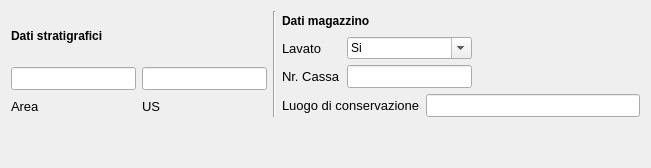
       <widget class="QWidget" name="tab_2">
        <attribute name="title">
         <string>Riferimenti stratigrafici e magazzino</string>
        </attribute>
        <layout class="QGridLayout" name="gridLayout_32">
         <item row="0" column="0">
          <layout class="QGridLayout" name="gridLayout_24">
           <item row="0" column="0" rowspan="3">
            <layout class="QGridLayout" name="gridLayout_25">
             <item row="0" column="0" colspan="2">
              <layout class="QGridLayout" name="gridLayout_26">
               <item row="0" column="0">
                <widget class="QLabel" name="label_18">
                 <property name="font">
                  <font>
                   <weight>75</weight>
                   <bold>true</bold>
                  </font>
                 </property>
                 <property name="text">
                  <string>Dati stratigrafici</string>
                 </property>
                </widget>
               </item>
               <item row="0" column="1">
                <spacer name="horizontalSpacer_14">
                 <property name="orientation">
                  <enum>Qt::Horizontal</enum>
                 </property>
                 <property name="sizeHint" stdset="0">
                  <size>
                   <width>48</width>
                   <height>20</height>
                  </size>
                 </property>
                </spacer>
               </item>
              </layout>
             </item>
             <item row="0" column="2" rowspan="2">
              <widget class="Line" name="line_4">
               <property name="orientation">
                <enum>Qt::Vertical</enum>
               </property>
              </widget>
             </item>
             <item row="1" column="0">
              <layout class="QGridLayout" name="gridLayout_27">
               <item row="0" column="0" colspan="2">
                <widget class="QLineEdit" name="lineEdit_area">
                 <property name="font">
                  <font>
                   <pointsize>10</pointsize>
                  </font>
                 </property>
                 <property name="text">
                  <string/>
                 </property>
                </widget>
               </item>
               <item row="1" column="0">
                <widget class="QLabel" name="label_37">
                 <property name="font">
                  <font>
                   <pointsize>10</pointsize>
                  </font>
                 </property>
                 <property name="text">
                  <string>Area</string>
                 </property>
                </widget>
               </item>
               <item row="1" column="1">
                <spacer name="horizontalSpacer_15">
                 <property name="orientation">
                  <enum>Qt::Horizontal</enum>
                 </property>
                 <property name="sizeHint" stdset="0">
                  <size>
                   <width>48</width>
                   <height>20</height>
                  </size>
                 </property>
                </spacer>
               </item>
              </layout>
             </item>
             <item row="1" column="1">
              <layout class="QGridLayout" name="gridLayout_28">
               <item row="0" column="0" colspan="2">
                <widget class="QLineEdit" name="lineEdit_us">
                 <property name="font">
                  <font>
                   <pointsize>10</pointsize>
                  </font>
                 </property>
                 <property name="text">
                  <string/>
                 </property>
                </widget>
               </item>
               <item row="1" column="0">
                <widget class="QLabel" name="label_38">
                 <property name="font">
                  <font>
                   <pointsize>10</pointsize>
                  </font>
                 </property>
                 <property name="text">
                  <string>US</string>
                 </property>
                </widget>
               </item>
               <item row="1" column="1">
                <spacer name="horizontalSpacer_16">
                 <property name="orientation">
                  <enum>Qt::Horizontal</enum>
                 </property>
                 <property name="sizeHint" stdset="0">
                  <size>
                   <width>38</width>
                   <height>20</height>
                  </size>
                 </property>
                </spacer>
               </item>
              </layout>
             </item>
            </layout>
           </item>
           <item row="0" column="1">
            <layout class="QGridLayout" name="gridLayout_29">
             <item row="0" column="0">
              <widget class="QLabel" name="label_19">
               <property name="font">
                <font>
                 <weight>75</weight>
                 <bold>true</bold>
                </font>
               </property>
               <property name="text">
                <string>Dati magazzino</string>
               </property>
              </widget>
             </item>
             <item row="0" column="1">
              <spacer name="horizontalSpacer_17">
               <property name="orientation">
                <enum>Qt::Horizontal</enum>
               </property>
               <property name="sizeHint" stdset="0">
                <size>
                 <width>248</width>
                 <height>20</height>
                </size>
               </property>
              </spacer>
             </item>
            </layout>
           </item>
           <item row="1" column="1">
            <layout class="QGridLayout" name="gridLayout_30">
             <item row="2" column="1">
              <widget class="QLabel" name="label_39">
               <property name="font">
                <font>
                 <pointsize>10</pointsize>
                </font>
               </property>
               <property name="text">
                <string>Nr. Cassa</string>
               </property>
              </widget>
             </item>
             <item row="2" column="2">
              <widget class="QLineEdit" name="lineEdit_nr_cassa">
               <property name="font">
                <font>
                 <pointsize>10</pointsize>
                </font>
               </property>
               <property name="text">
                <string/>
               </property>
              </widget>
             </item>
             <item row="2" column="3">
              <spacer name="horizontalSpacer_18">
               <property name="orientation">
                <enum>Qt::Horizontal</enum>
               </property>
               <property name="sizeHint" stdset="0">
                <size>
                 <width>168</width>
                 <height>20</height>
                </size>
               </property>
              </spacer>
             </item>
             <item row="1" column="2">
              <widget class="QComboBox" name="comboBox_lavato">
               <property name="editable">
                <bool>true</bool>
               </property>
               <item>
                <property name="text">
                 <string>Si</string>
                </property>
               </item>
               <item>
                <property name="text">
                 <string>No</string>
                </property>
               </item>
               <item>
                <property name="text">
                 <string/>
                </property>
               </item>
              </widget>
             </item>
             <item row="1" column="1">
              <widget class="QLabel" name="label_2">
               <property name="font">
                <font>
                 <pointsize>10</pointsize>
                </font>
               </property>
               <property name="text">
                <string>Lavato</string>
               </property>
              </widget>
             </item>
            </layout>
           </item>
           <item row="2" column="1">
            <layout class="QGridLayout" name="gridLayout_31">
             <item row="1" column="0">
              <widget class="QLabel" name="label_40">
               <property name="font">
                <font>
                 <pointsize>10</pointsize>
                </font>
               </property>
               <property name="text">
                <string>Luogo di conservazione</string>
               </property>
              </widget>
             </item>
             <item row="1" column="1">
              <widget class="QLineEdit" name="lineEdit_luogo_conservazione">
               <property name="font">
                <font>
                 <pointsize>10</pointsize>
                </font>
               </property>
               <property name="text">
                <string/>
               </property>
              </widget>
             </item>
            </layout>
           </item>
          </layout>
         </item>
         <item row="1" column="0">
          <spacer name="verticalSpacer">
           <property name="orientation">
            <enum>Qt::Vertical</enum>
           </property>
           <property name="sizeHint" stdset="0">
            <size>
             <width>20</width>
             <height>40</height>
            </size>
           </property>
          </spacer>
         </item>
        </layout>
       </widget>
